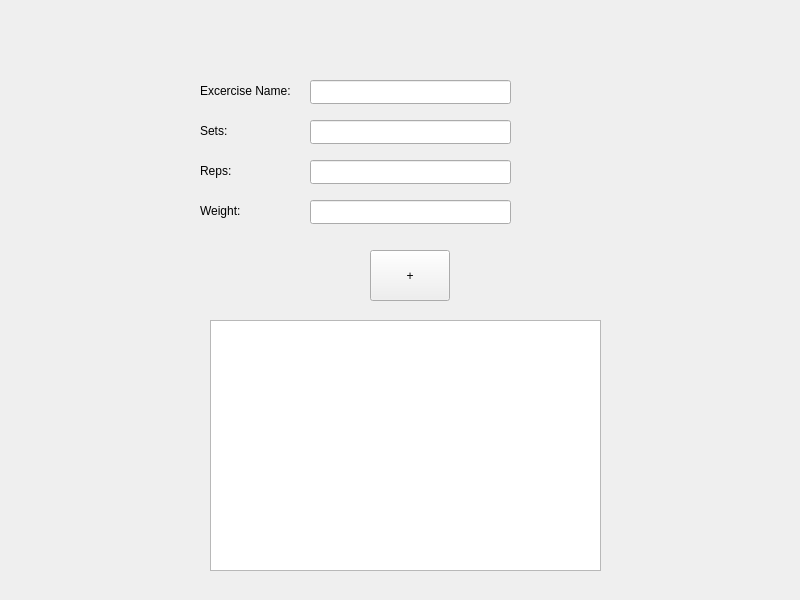
<?xml version="1.0" encoding="UTF-8"?>
<ui version="4.0">
 <class>MainWindow</class>
 <widget class="QMainWindow" name="MainWindow">
  <property name="geometry">
   <rect>
    <x>0</x>
    <y>0</y>
    <width>800</width>
    <height>600</height>
   </rect>
  </property>
  <property name="windowTitle">
   <string>MainWindow</string>
  </property>
  <widget class="QWidget" name="centralwidget">
   <widget class="QLineEdit" name="name">
    <property name="geometry">
     <rect>
      <x>310</x>
      <y>80</y>
      <width>201</width>
      <height>24</height>
     </rect>
    </property>
   </widget>
   <widget class="QLineEdit" name="reps">
    <property name="geometry">
     <rect>
      <x>310</x>
      <y>160</y>
      <width>201</width>
      <height>24</height>
     </rect>
    </property>
   </widget>
   <widget class="QPushButton" name="btnAdd">
    <property name="geometry">
     <rect>
      <x>370</x>
      <y>250</y>
      <width>80</width>
      <height>51</height>
     </rect>
    </property>
    <property name="text">
     <string>+</string>
    </property>
   </widget>
   <widget class="QListWidget" name="listWorkouts">
    <property name="geometry">
     <rect>
      <x>210</x>
      <y>320</y>
      <width>391</width>
      <height>251</height>
     </rect>
    </property>
   </widget>
   <widget class="QLabel" name="nameLabel">
    <property name="geometry">
     <rect>
      <x>200</x>
      <y>80</y>
      <width>101</width>
      <height>21</height>
     </rect>
    </property>
    <property name="text">
     <string>Excercise Name: </string>
    </property>
   </widget>
   <widget class="QLabel" name="repsLable">
    <property name="geometry">
     <rect>
      <x>200</x>
      <y>160</y>
      <width>71</width>
      <height>21</height>
     </rect>
    </property>
    <property name="text">
     <string>Reps:</string>
    </property>
   </widget>
   <widget class="QLabel" name="weightLabel">
    <property name="geometry">
     <rect>
      <x>200</x>
      <y>200</y>
      <width>71</width>
      <height>21</height>
     </rect>
    </property>
    <property name="text">
     <string>Weight:</string>
    </property>
   </widget>
   <widget class="QLineEdit" name="weight">
    <property name="geometry">
     <rect>
      <x>310</x>
      <y>200</y>
      <width>201</width>
      <height>24</height>
     </rect>
    </property>
   </widget>
   <widget class="QLabel" name="setsLable">
    <property name="geometry">
     <rect>
      <x>200</x>
      <y>120</y>
      <width>71</width>
      <height>21</height>
     </rect>
    </property>
    <property name="text">
     <string>Sets:</string>
    </property>
   </widget>
   <widget class="QLineEdit" name="sets">
    <property name="geometry">
     <rect>
      <x>310</x>
      <y>120</y>
      <width>201</width>
      <height>24</height>
     </rect>
    </property>
   </widget>
  </widget>
 </widget>
 <resources/>
 <connections/>
</ui>
